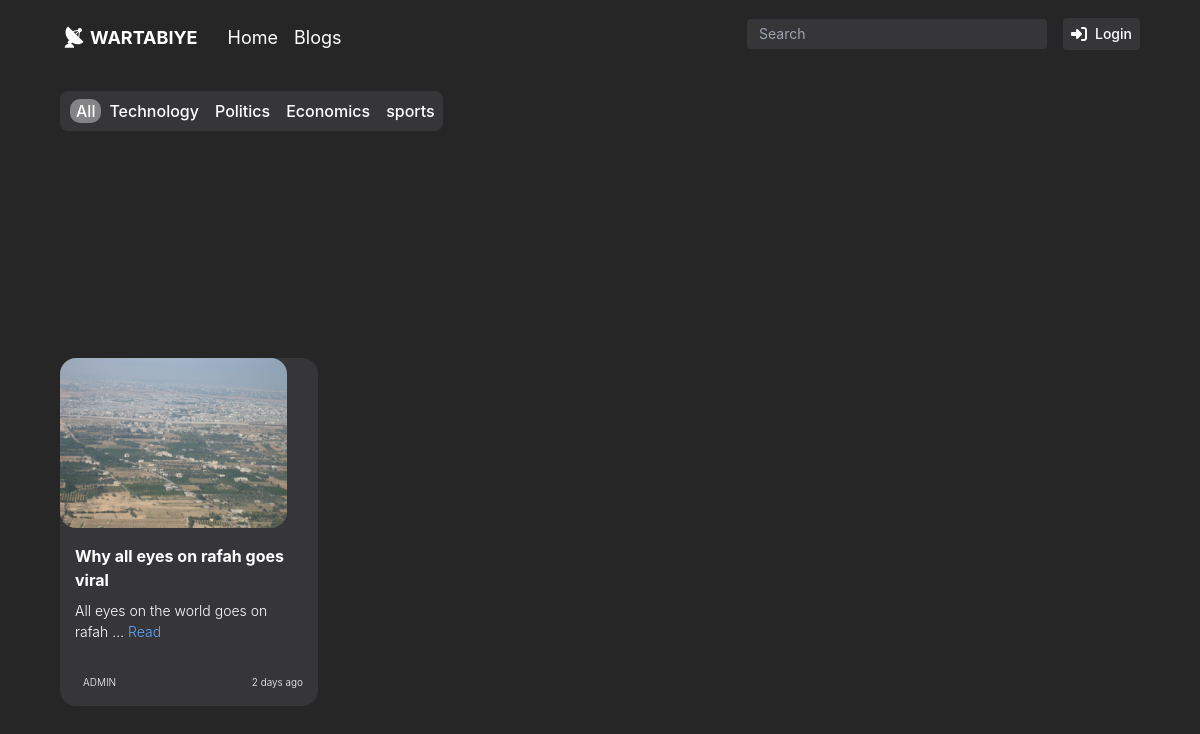
Screenshot of /blogs with the database file from the repository.
### blog/models.py (models this page shows, shortened)
class Tag(models.Model):
    name = models.CharField(max_length=20)
    def __str__(self):
        return self.name

class Blog(models.Model):
    title = models.CharField(max_length=400)
    content = models.TextField(unique=True)
    description = models.CharField(max_length=60, default="This Blog does not have description")
    author = models.ForeignKey(User, on_delete=models.CASCADE)
    created_at = models.DateTimeField(auto_now_add=True)
    thumbnail = models.ImageField(upload_to='blog/thumbnail')
    tags = models.ManyToManyField(Tag, related_name="Blog")

### blog/views.py (the view)
# urls.py: path('blogs', views.blogs, name="blogs"),
def blogs(request):
    blogs = Blog.objects.all()
    tags = Tag.objects.all()
    return render(request, 'home/blogs/all_blogs.html', {'blogs':blogs, 'tags': tags})

### blog/templates/home/blogs/all_blogs.html (shortened to what this page needs)
{% extends "base/base.html" %}
{% load static %}
{% block css %}
<link rel="stylesheet" href="{% static "css/all_blogs.css" %}">
{% endblock css %}
{% block content %}
{% include "navbar/navbar.html" %}
<div class="grid h-screen  mx-[32px] md:mx-[64px] lg:mx-[60px]">
    <div class="w-fit col-span-1 h-10 mt-10 rounded-lg bg-[#363639]">
        <ul class="flex items-center w-fit-content mt-2 text-white cursor-pointer font-medium">
            <li class="ml-[10px] active" onclick="handleClick(this)">All</li>
            {% for tag in tags %}
            <li class="tag ml-2 mr-2" onclick="handleClick(this)"  data-tag="{{ tag.name|lower }}" >{{ tag.name }}</li>
            {% endfor %}
        </ul>
    </div>
    <div class=" grid grid-cols-1 gap-4 h-[400px] md:grid-cols-2 mt-[-60px] md:mt-[-40px] lg:mt-[-70px] lg:grid-cols-4">
        {% for blog in blogs %}
            <div class="blog h-fit bg-[#363639] rounded-[16px] cursor-pointer" data-name="{{ blog.title|lower }}" data-tags="{{ blog.tags.all|join:", " }}">
                <a href="{% url "blog_reading" blog.id %}">
                    <img class="w-fit rounded-[16px] h-[170px]" src="{{ blog.thumbnail }}">
                    <div class="mt-4 mx-[15px]">
                        <h1 class="text-white font-bold text-[16px]">
                            {{ blog.title }}
                        </h1>
                        <p class="text-white whitespace-normal break-words font-light mt-2 text-[14px]">
                            {{ blog.description|truncatewords:8|safe }} <a class="text-blue-400" href="{% url "blog_reading" blog.id %}">Read</a>
                        </p>
                    </div>
                </a>
                <div class="flex justify-between items-center mx-[15px] mt-6 h-10">
                    <div class="flex justify-between items-center">
                        <p class="text-white font-light text-[10px] ml-2 mt-[-8px]">
                            {{ blog.author|upper }}
                        </p>
                    </div>
                    <p class="text-white font-light text-[10px] mt-[-8px]">{{ blog.created_at|timesince }} ago</p>
                </div>
            </div>
            {% endfor %}
    </div>
  </div>
{% endblock content %}

### blog/templates/base/base.html (shortened to what this page needs)
{% load static %} {% load static tailwind_tags %}
<!DOCTYPE html>
<html lang="en">
  <head>
    <link
      rel="stylesheet"
      href="https://code.jquery.com/ui/1.13.3/themes/base/jquery-ui.css"
    />
    <link rel="stylesheet" href="/resources/demos/style.css" />
    <link
      rel="stylesheet"
      href="https://unpkg.com/mouse-follower@1/dist/mouse-follower.min.css"
    />
    <link
      rel="stylesheet"
      href="https://cdnjs.cloudflare.com/ajax/libs/font-awesome/6.5.2/css/all.min.css"
    />
    {% comment %} tailwind css tag {% endcomment %} {% tailwind_css %} <link
    rel="stylesheet" href="{% static "css/style.css" %} ">
    <link
      href="https://cdnjs.cloudflare.com/ajax/libs/flowbite/2.3.0/flowbite.min.css"
      rel="stylesheet"
    />
    {% block css %}{% endblock css %}
    <script src="https://cdn.tailwindcss.com"></script>
  </head>
  <body>
    <div class="font-['inter'] bg-neutral-800">
      {% block content %} {% endblock content %}
    </div>
  </body>
</html>

### blog/templates/navbar/navbar.html (shortened to what this page needs)
<nav
  class="flex justify-between mx-[32px] sm-custom:mx-[25px] md:mx-[64px] lg:mx-[60px]"
>
  <div class="flex mt-4 items-center">
    <a href="/">
    <p
      class="text-white font-bold mt-2 text-[12px] md:text-[18px] cursor-pointer flex"
    >
      <span
        class="mr-[5px] mt-[-2px] md:mt-[0.5px] w-[25px] h-[25px] sm-custom:w-[20px] sm-custom:h-[20px]"
        ></span
      >WARTABIYE
    </p>
  </a>
    <ul
      class="hidden lg:flex ml-[30px] lg:mt-2 text-white text-[18px] mt-1 cursor-pointer"
    >
      <li class="mr-[16px] hover:text-white/50 duration-200 ease-in-out">
        <a href="/">
        Home
        </a>
      </li>
        <li class="mr-[16px] hover:text-white/50 duration-200 ease-in-out">
          <a href="{% url "blogs" %}">
          Blogs
        </a>
        </li>
    </ul>
  </div>
  <div class="mt-4 flex items-center">
    <div class="relative">
      <input
        id="search-item"
        class="w-[120px] h-[28px] md:w-[200px] md:h-[30px] lg:w-[300px] lg:h-[30px] text-[13px] md:text-[14px] bg-[#363639] rounded border-none  sm-custom:ml-[10px]"
        type="text"
        placeholder="Search"
      />
    </div>
    {% if user.is_authenticated %}
    <a href="{% url "new_blog" %}">
    <button class="lg:ml-4 px-2 py-1 bg-[#363639] text-white">
      <i class="fa-solid fa-square-plus"></i>
      New blog
    </button>
  </a>
    <a href="{% url "logout" %}">
      <button
        class="ml-4 px-2 py-1 text-white font-medium bg-[#363639] rounded flex items-center"
      >
        <span class="mr-2"
          ><i class="fa-solid fa-right-to-bracket" style="color: #ffffff"></i
        ></span>
        <span class="text-[14px]">
          Logout
        </span>
      </button>
    </a>
    {% else %}
    <a href="{% url "login" %}">
      <button
        class="ml-4 px-2 py-1 text-white font-medium bg-[#363639] rounded flex items-center"
      >
        <span class="mr-2"
          ><i class="fa-solid fa-right-to-bracket" style="color: #ffffff"></i
        ></span>
        <span class="text-[14px]">
        Login
        </span>
      </button>
    </a>
    {% endif %}
  </div>
</nav>

### blog/static/css/all_blogs.css (style rules this page uses)
.w-fit-content { width: fit-content; }
.active { background-color: #848486; padding-left: 6px; padding-right: 6px; border-radius: 10px; transition: .2s linear; }

### rows the page displays
Tag: name "Technology"
Tag: name "Politics"
Tag: name "Economics"
Tag: name "sports"
Blog: thumbnail (picture), title "Why all eyes on rafah goes viral", description "All eyes on the world goes on rafah …", author "ADMIN", created_at "2 days"
